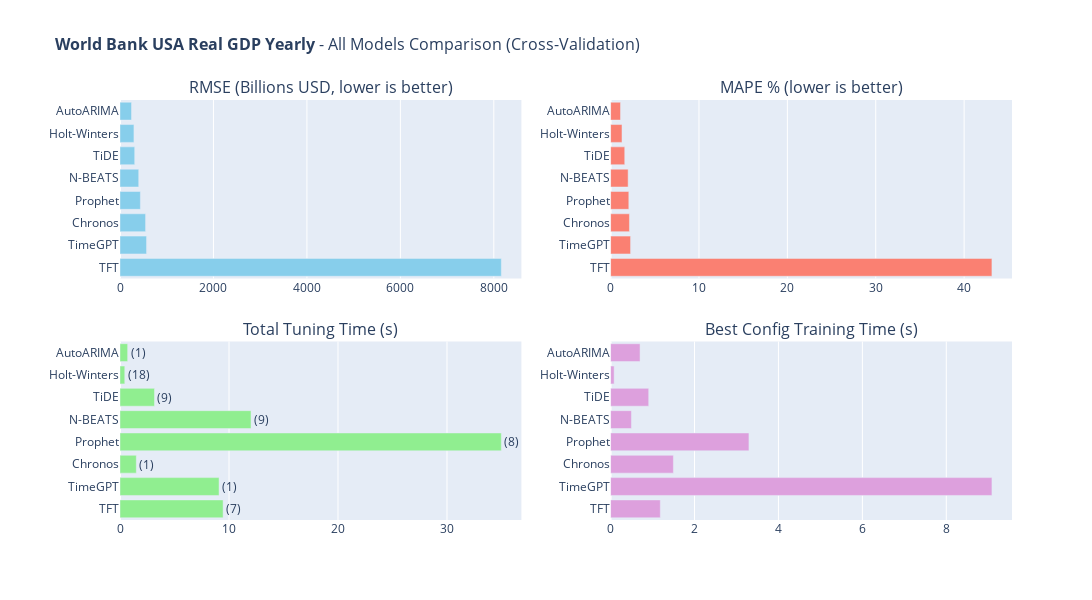

The notebook cell this image was saved under:
### Code cell
# 11. All Models Comparison (Interactive)
#
# Summary comparison of all models based on cross-validation metrics.

def create_all_models_comparison(results_dataframe, dataset_name, value_unit=None):
    """
    Create interactive bar chart comparison of all models.
    
    Args:
        results_dataframe: DataFrame with model results
        dataset_name: Name for the plot title
        value_unit: Unit label for RMSE axis (e.g., 'Billions USD')
    
    Returns:
        Plotly Figure object
    """
    rmse_title = f'RMSE ({value_unit}, lower is better)' if value_unit else 'RMSE (lower is better)'
    
    fig = make_subplots(
        rows=2, cols=2,
        subplot_titles=[
            rmse_title, 
            'MAPE % (lower is better)', 
            'Total Tuning Time (s)', 
            'Best Config Training Time (s)'
        ],
        vertical_spacing=0.15, horizontal_spacing=0.1
    )
    
    models = results_dataframe['Model'].tolist()
    
    fig.add_trace(go.Bar(
        y=models, x=results_dataframe['RMSE'], orientation='h',
        marker_color='skyblue', 
        hovertemplate='<b>%{y}</b><br>RMSE: %{x:.2f}<extra></extra>'
    ), row=1, col=1)
    
    fig.add_trace(go.Bar(
        y=models, x=results_dataframe['MAPE'], orientation='h',
        marker_color='salmon', 
        hovertemplate='<b>%{y}</b><br>MAPE: %{x:.2f}%<extra></extra>'
    ), row=1, col=2)
    
    fig.add_trace(go.Bar(
        y=models, x=results_dataframe['Tuning Time (s)'], orientation='h',
        marker_color='lightgreen', 
        text=[f"({c})" for c in results_dataframe['Combinations']],
        textposition='outside', 
        hovertemplate='<b>%{y}</b><br>Time: %{x:.2f}s<extra></extra>'
    ), row=2, col=1)
    
    fig.add_trace(go.Bar(
        y=models, x=results_dataframe['Best Config Time (s)'], orientation='h',
        marker_color='plum', 
        hovertemplate='<b>%{y}</b><br>Time: %{x:.2f}s<extra></extra>'
    ), row=2, col=2)
    
    fig.update_layout(
        title=dict(text=f'<b>{dataset_name}</b> - All Models Comparison (Cross-Validation)', font=dict(size=16)),
        width=1700, height=600, showlegend=False, margin=dict(l=120)
    )
    
    for i in range(1, 3):
        for j in range(1, 3):
            fig.update_yaxes(autorange='reversed', row=i, col=j)
    return fig

if 'results_df' in dir() and not results_df.empty:
    fig_comparison = create_all_models_comparison(
        results_df, DATASET_CONFIG['name'],
        value_unit=DATASET_CONFIG.get('value_unit')
    )
    fig_comparison.show()

### Figure 1 — Plotly figure (JSON) as saved in the notebook; plotly's stock layout.template omitted (floating-point values rounded to 4 significant figures)
{"data": [{"hovertemplate": "<b>%{y}</b><br>RMSE: %{x:.2f}<extra></extra>", "marker": {"color": "skyblue"}, "orientation": "h", "type": "bar", "x": [246.8, 298.4, 314.9, 400.9, 436.2, 547.3, 568.1, 8161.0], "xaxis": "x", "y": ["AutoARIMA", "Holt-Winters", "TiDE", "N-BEATS", "Prophet", "Chronos", "TimeGPT", "TFT"], "yaxis": "y"}, {"hovertemplate": "<b>%{y}</b><br>MAPE: %{x:.2f}%<extra></extra>", "marker": {"color": "salmon"}, "orientation": "h", "type": "bar", "x": [1.124, 1.289, 1.6, 1.984, 2.061, 2.132, 2.26, 43.15], "xaxis": "x2", "y": ["AutoARIMA", "Holt-Winters", "TiDE", "N-BEATS", "Prophet", "Chronos", "TimeGPT", "TFT"], "yaxis": "y2"}, {"hovertemplate": "<b>%{y}</b><br>Time: %{x:.2f}s<extra></extra>", "marker": {"color": "lightgreen"}, "orientation": "h", "text": ["(1)", "(18)", "(9)", "(9)", "(8)", "(1)", "(1)", "(7)"], "textposition": "outside", "type": "bar", "x": [0.7031, 0.4375, 3.164, 12.02, 34.99, 1.496, 9.088, 9.459], "xaxis": "x3", "y": ["AutoARIMA", "Holt-Winters", "TiDE", "N-BEATS", "Prophet", "Chronos", "TimeGPT", "TFT"], "yaxis": "y3"}, {"hovertemplate": "<b>%{y}</b><br>Time: %{x:.2f}s<extra></extra>", "marker": {"color": "plum"}, "orientation": "h", "type": "bar", "x": [0.7019, 0.08448, 0.9081, 0.4957, 3.297, 1.496, 9.088, 1.185], "xaxis": "x4", "y": ["AutoARIMA", "Holt-Winters", "TiDE", "N-BEATS", "Prophet", "Chronos", "TimeGPT", "TFT"], "yaxis": "y4"}], "layout": {"annotations": [{"font": {"size": 16}, "showarrow": false, "text": "RMSE (Billions USD, lower is better)", "x": 0.225, "xanchor": "center", "xref": "paper", "y": 1, "yanchor": "bottom", "yref": "paper"}, {"font": {"size": 16}, "showarrow": false, "text": "MAPE % (lower is better)", "x": 0.775, "xanchor": "center", "xref": "paper", "y": 1, "yanchor": "bottom", "yref": "paper"}, {"font": {"size": 16}, "showarrow": false, "text": "Total Tuning Time (s)", "x": 0.225, "xanchor": "center", "xref": "paper", "y": 0.425, "yanchor": "bottom", "yref": "paper"}, {"font": {"size": 16}, "showarrow": false, "text": "Best Config Training Time (s)", "x": 0.775, "xanchor": "center", "xref": "paper", "y": 0.425, "yanchor": "bottom", "yref": "paper"}], "height": 600, "margin": {"l": 120}, "showlegend": false, "title": {"font": {"size": 16}, "text": "<b>World Bank USA Real GDP Yearly</b> - All Models Comparison (Cross-Validation)"}, "width": 1700, "xaxis": {"anchor": "y", "domain": [0, 0.45]}, "xaxis2": {"anchor": "y2", "domain": [0.55, 1]}, "xaxis3": {"anchor": "y3", "domain": [0, 0.45]}, "xaxis4": {"anchor": "y4", "domain": [0.55, 1]}, "yaxis": {"anchor": "x", "autorange": "reversed", "domain": [0.575, 1]}, "yaxis2": {"anchor": "x2", "autorange": "reversed", "domain": [0.575, 1]}, "yaxis3": {"anchor": "x3", "autorange": "reversed", "domain": [0, 0.425]}, "yaxis4": {"anchor": "x4", "autorange": "reversed", "domain": [0, 0.425]}}}
